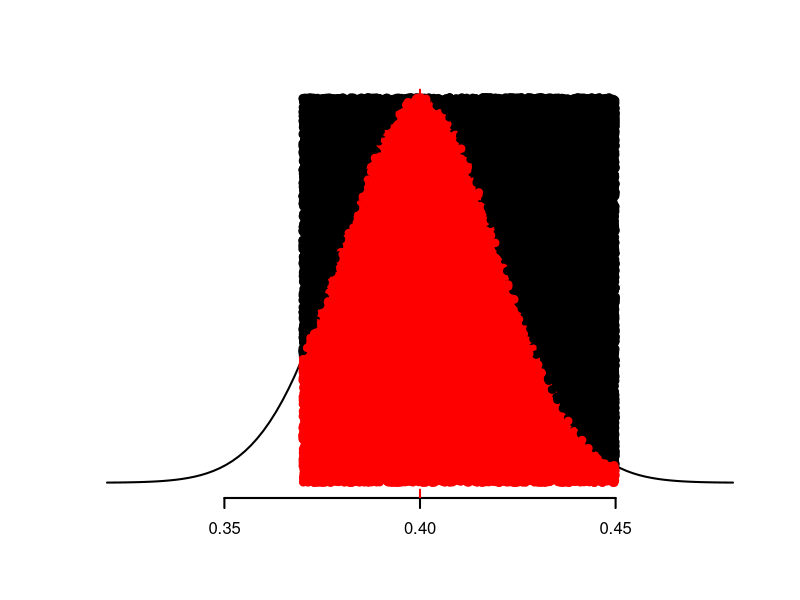

R code for this plot:
## ---- chunk 1
knitr::opts_chunk$set(echo = TRUE)
## ---- chunk 2
set.seed(2550)
n=600
p=0.4
curve(dnorm(x,p,sqrt(p*(1-p)/n)),0.32,0.48, lwd=2,
      xlab='',ylab='', axes=F)
axis(1, lwd=2)
abline(v=p, lwd=2, lty=2, col='red')
rect(0.37,0,0.45,dnorm(0.40,0.40,sqrt(p*(1-p)/n)))
B=50000
xp<-runif(B,0.37,0.45)
yp<-runif(B,0,dnorm(0.40,0.40,sqrt(p*(1-p)/n)))

ca<-ifelse(yp<=dnorm(xp,0.40,sqrt(p*(1-p)/n)),'red','black')

points(xp,yp,col=ca,pch=c(19,19))

(table(ca)[2]/B)*(0.45-0.37)*dnorm(0.40,0.40,sqrt(p*(1-p)/n))

